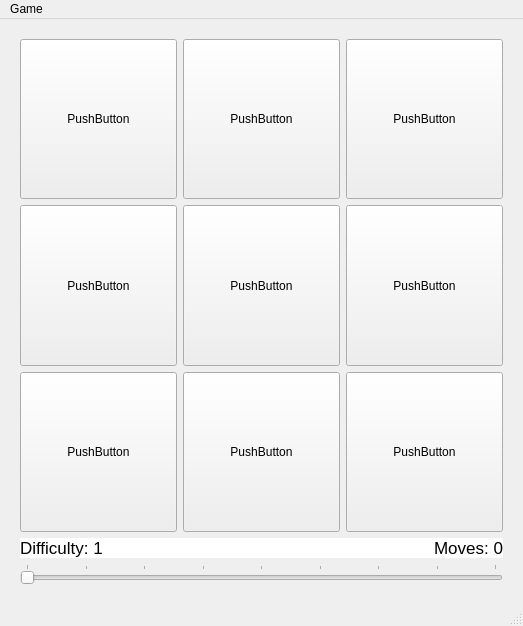
<?xml version="1.0" encoding="UTF-8"?>
<ui version="4.0">
 <class>MainWindow</class>
 <widget class="QMainWindow" name="MainWindow">
  <property name="geometry">
   <rect>
    <x>0</x>
    <y>0</y>
    <width>523</width>
    <height>626</height>
   </rect>
  </property>
  <property name="windowTitle">
   <string>MainWindow</string>
  </property>
  <widget class="QWidget" name="centralwidget">
   <layout class="QVBoxLayout" name="verticalLayout_2">
    <property name="leftMargin">
     <number>20</number>
    </property>
    <property name="topMargin">
     <number>20</number>
    </property>
    <property name="rightMargin">
     <number>20</number>
    </property>
    <property name="bottomMargin">
     <number>20</number>
    </property>
    <item>
     <layout class="QGridLayout" name="gridLayout" rowstretch="0,0,0" columnstretch="0,0,0">
      <property name="sizeConstraint">
       <enum>QLayout::SetDefaultConstraint</enum>
      </property>
      <property name="bottomMargin">
       <number>0</number>
      </property>
      <item row="0" column="2">
       <widget class="QPushButton" name="b02">
        <property name="sizePolicy">
         <sizepolicy hsizetype="Expanding" vsizetype="Expanding">
          <horstretch>0</horstretch>
          <verstretch>0</verstretch>
         </sizepolicy>
        </property>
        <property name="text">
         <string>PushButton</string>
        </property>
       </widget>
      </item>
      <item row="1" column="2">
       <widget class="QPushButton" name="b12">
        <property name="sizePolicy">
         <sizepolicy hsizetype="Expanding" vsizetype="Expanding">
          <horstretch>0</horstretch>
          <verstretch>0</verstretch>
         </sizepolicy>
        </property>
        <property name="text">
         <string>PushButton</string>
        </property>
       </widget>
      </item>
      <item row="2" column="0">
       <widget class="QPushButton" name="b30">
        <property name="sizePolicy">
         <sizepolicy hsizetype="Expanding" vsizetype="Expanding">
          <horstretch>0</horstretch>
          <verstretch>0</verstretch>
         </sizepolicy>
        </property>
        <property name="text">
         <string>PushButton</string>
        </property>
       </widget>
      </item>
      <item row="2" column="1">
       <widget class="QPushButton" name="b31">
        <property name="sizePolicy">
         <sizepolicy hsizetype="Expanding" vsizetype="Expanding">
          <horstretch>0</horstretch>
          <verstretch>0</verstretch>
         </sizepolicy>
        </property>
        <property name="text">
         <string>PushButton</string>
        </property>
       </widget>
      </item>
      <item row="0" column="1">
       <widget class="QPushButton" name="b01">
        <property name="sizePolicy">
         <sizepolicy hsizetype="Expanding" vsizetype="Expanding">
          <horstretch>0</horstretch>
          <verstretch>0</verstretch>
         </sizepolicy>
        </property>
        <property name="text">
         <string>PushButton</string>
        </property>
       </widget>
      </item>
      <item row="0" column="0">
       <widget class="QPushButton" name="b00">
        <property name="sizePolicy">
         <sizepolicy hsizetype="Expanding" vsizetype="Expanding">
          <horstretch>0</horstretch>
          <verstretch>0</verstretch>
         </sizepolicy>
        </property>
        <property name="text">
         <string>PushButton</string>
        </property>
       </widget>
      </item>
      <item row="1" column="1">
       <widget class="QPushButton" name="b11">
        <property name="sizePolicy">
         <sizepolicy hsizetype="Expanding" vsizetype="Expanding">
          <horstretch>0</horstretch>
          <verstretch>0</verstretch>
         </sizepolicy>
        </property>
        <property name="text">
         <string>PushButton</string>
        </property>
       </widget>
      </item>
      <item row="2" column="2">
       <widget class="QPushButton" name="b32">
        <property name="sizePolicy">
         <sizepolicy hsizetype="Expanding" vsizetype="Expanding">
          <horstretch>0</horstretch>
          <verstretch>0</verstretch>
         </sizepolicy>
        </property>
        <property name="text">
         <string>PushButton</string>
        </property>
       </widget>
      </item>
      <item row="1" column="0">
       <widget class="QPushButton" name="b10">
        <property name="sizePolicy">
         <sizepolicy hsizetype="Expanding" vsizetype="Expanding">
          <horstretch>0</horstretch>
          <verstretch>0</verstretch>
         </sizepolicy>
        </property>
        <property name="text">
         <string>PushButton</string>
        </property>
       </widget>
      </item>
     </layout>
    </item>
    <item>
     <layout class="QVBoxLayout" name="lower_layout" stretch="0,0">
      <property name="spacing">
       <number>6</number>
      </property>
      <item>
       <layout class="QHBoxLayout" name="labels">
        <property name="spacing">
         <number>0</number>
        </property>
        <item>
         <widget class="QLabel" name="label_difficulty">
          <property name="font">
           <font>
            <pointsize>13</pointsize>
           </font>
          </property>
          <property name="styleSheet">
           <string notr="true">background-color : white; color : black;</string>
          </property>
          <property name="text">
           <string>Difficulty: 1</string>
          </property>
         </widget>
        </item>
        <item>
         <widget class="QLabel" name="label_moves">
          <property name="font">
           <font>
            <pointsize>13</pointsize>
           </font>
          </property>
          <property name="layoutDirection">
           <enum>Qt::LeftToRight</enum>
          </property>
          <property name="styleSheet">
           <string notr="true">background-color : white; color : black; </string>
          </property>
          <property name="text">
           <string>Moves: 0</string>
          </property>
          <property name="alignment">
           <set>Qt::AlignRight|Qt::AlignTrailing|Qt::AlignVCenter</set>
          </property>
         </widget>
        </item>
       </layout>
      </item>
      <item>
       <widget class="QSlider" name="slider_difficulty">
        <property name="sizePolicy">
         <sizepolicy hsizetype="Expanding" vsizetype="Maximum">
          <horstretch>0</horstretch>
          <verstretch>0</verstretch>
         </sizepolicy>
        </property>
        <property name="minimumSize">
         <size>
          <width>0</width>
          <height>0</height>
         </size>
        </property>
        <property name="toolTip">
         <string extracomment="Adjust difficulty">&lt;html&gt;&lt;head/&gt;&lt;body&gt;&lt;p&gt;Adjust difficulty (minimum number of moves to complete the game)&lt;/p&gt;&lt;/body&gt;&lt;/html&gt;</string>
        </property>
        <property name="minimum">
         <number>1</number>
        </property>
        <property name="maximum">
         <number>9</number>
        </property>
        <property name="pageStep">
         <number>1</number>
        </property>
        <property name="tracking">
         <bool>true</bool>
        </property>
        <property name="orientation">
         <enum>Qt::Horizontal</enum>
        </property>
        <property name="tickPosition">
         <enum>QSlider::TicksAbove</enum>
        </property>
       </widget>
      </item>
     </layout>
    </item>
   </layout>
  </widget>
  <widget class="QMenuBar" name="menubar">
   <property name="geometry">
    <rect>
     <x>0</x>
     <y>0</y>
     <width>523</width>
     <height>22</height>
    </rect>
   </property>
   <widget class="QMenu" name="menuGame">
    <property name="title">
     <string>Game</string>
    </property>
    <addaction name="actionUndo"/>
    <addaction name="actionRedo"/>
    <addaction name="separator"/>
    <addaction name="actionRestart"/>
    <addaction name="actionQuit"/>
   </widget>
   <addaction name="menuGame"/>
  </widget>
  <widget class="QStatusBar" name="statusbar"/>
  <action name="actionUndo">
   <property name="text">
    <string>Undo</string>
   </property>
  </action>
  <action name="actionRedo">
   <property name="text">
    <string>Redo</string>
   </property>
  </action>
  <action name="actionRestart">
   <property name="text">
    <string>Restart</string>
   </property>
  </action>
  <action name="actionQuit">
   <property name="text">
    <string>Quit</string>
   </property>
  </action>
 </widget>
 <resources/>
 <connections/>
</ui>
